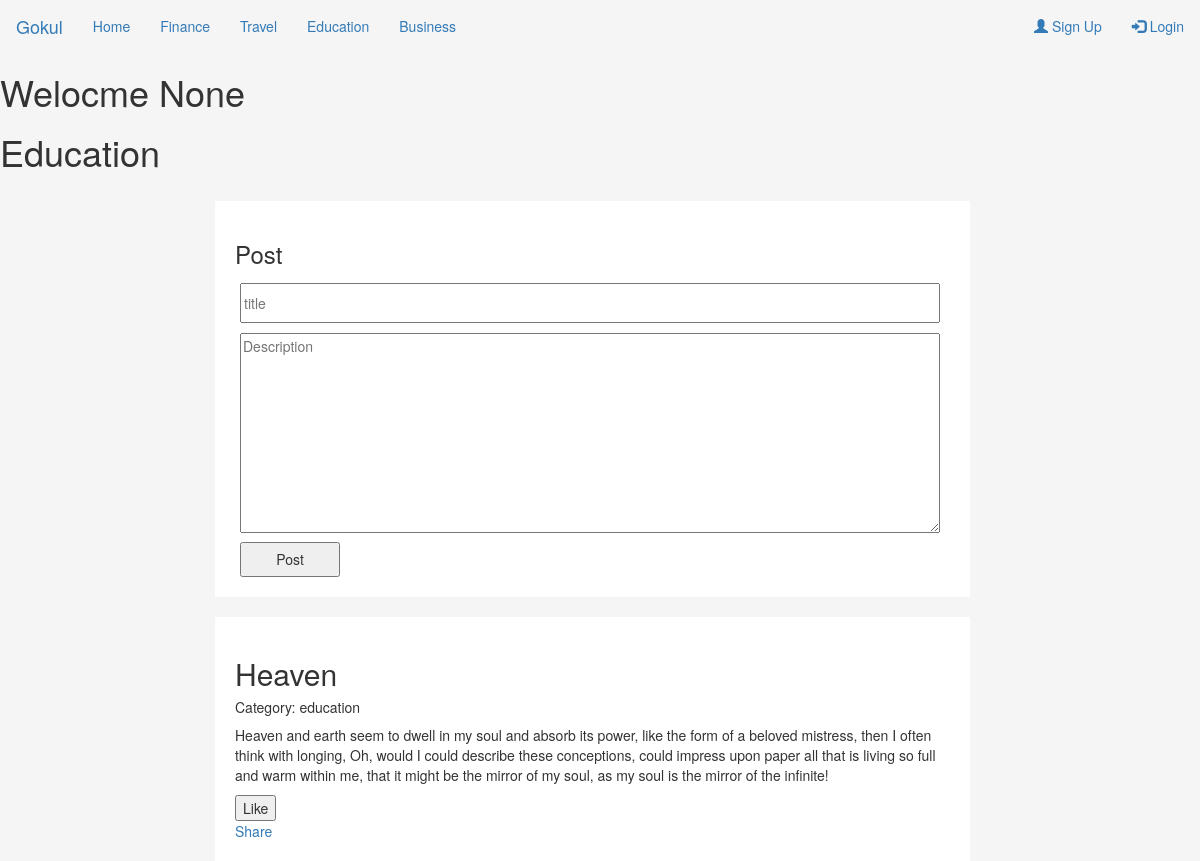
Page /home/education/ on the earlier database version.
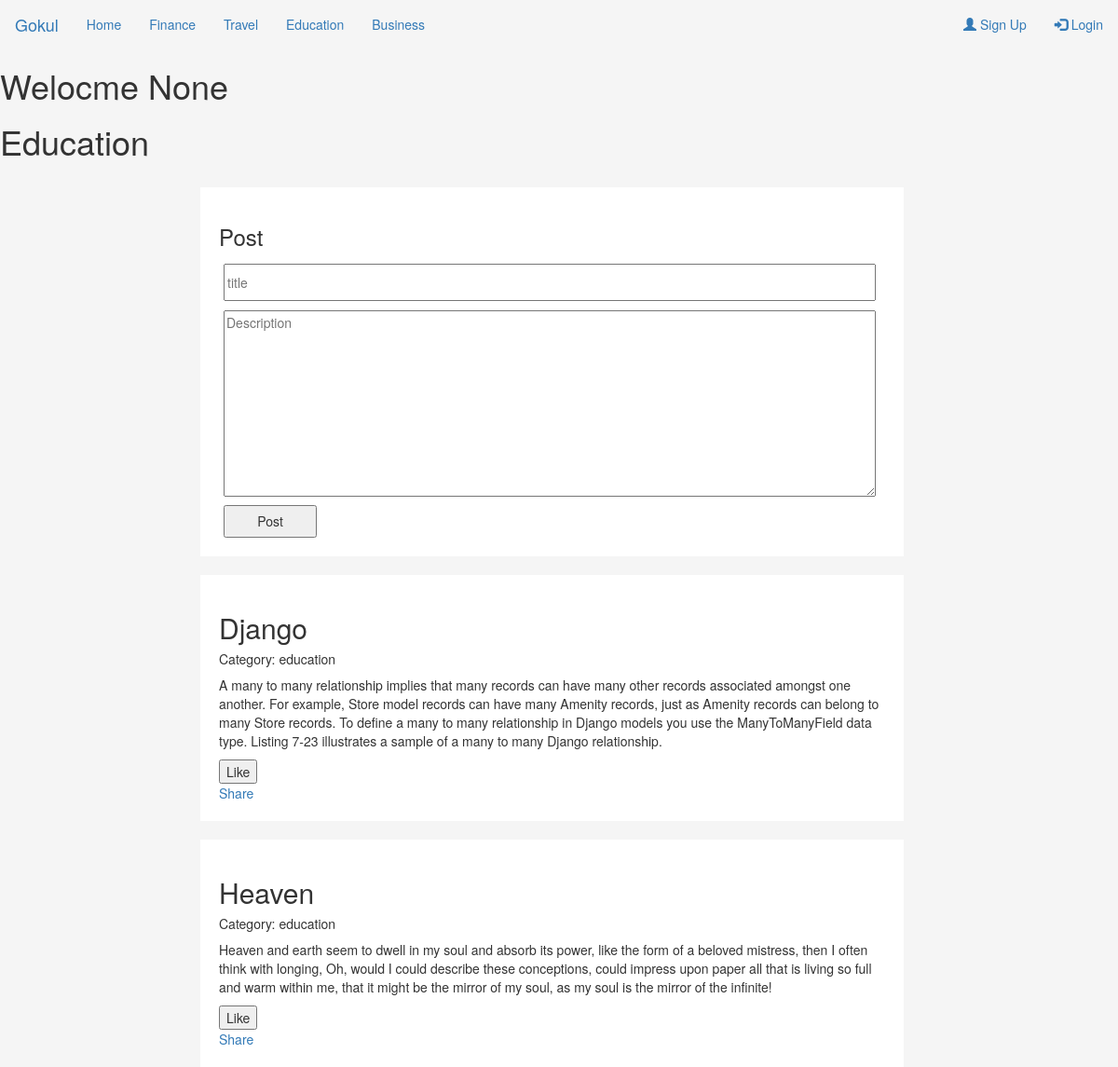
Same page on the later database version.
### home/models.py (models this page shows)
class Post(models.Model):
	title = models.CharField(max_length=60, null=True)
	description = models.TextField(null=True)
	category = models.CharField(max_length=20, null=True)

### home/views.py (the view)
def education(request):
	if request.method == "POST":
		if request.POST.get('title'):
			title  = request.POST.get('title')
			description  = request.POST.get('description')
			Post.objects.create(title=title, description=description, category="education")
	post = Post.objects.filter(category="education").order_by('-id')
	return render(request, 'home/education.html', {'post':post})

### home/templates/home/education.html (shortened to what this page needs)
{% extends "base.html" %}
{% block content %}
    <h1>Education</h1>
    <div class="container">
		<div class="row">
		  <div class="leftcolumn">
			    <div class="card">
			    <h3>Post</h3>
		    		<form method="Post" action="/home/education/">{% csrf_token%}
				    	<input type="text" name="title" placeholder="title" class="posttitle"><br>
				    	<textarea name="description" placeholder="Description" class="des"></textarea><br>
				    	<input type="submit" value="Post" class="bt">
				    </form>
			    </div>
		  </div>
	 	</div>
	 </div>
    <div class="container">
		<div class="row">
		  <div class="leftcolumn">
		  {% for p in post %}
			    <div class="card">
		    		<h2>{{p.title}}</h2>
		    		<h5> Category: {{p.category}}</h5>
		    		<p>{{p.description}}</p>
		    		<form method="Post" action="/home/index/">{% csrf_token%}
		    			<input type="submit" name="Like" value="Like">
		    		</form>
		    		<a href="https://www.facebook.com/sharer/sharer.php?u=http://127.0.0.1:8000/home/comment/{{p.id}}">
					Share
					</a>
			    </div>
		    {% endfor %}
		  </div>
	 	</div>
	 </div>
{% endblock %}

Differences in the rows shown:
added Post: title "Django", category "education", description "A many to many relationship implies that many records can have many other records associated amongst one another. For example, Store model records can have many Amenity records, just as Amenity records can belong to many Store records. To define a many to many relationship in Django models you use the ManyToManyField data type. Listing 7-23 illustrates a sample of a many to many Django relationship."
